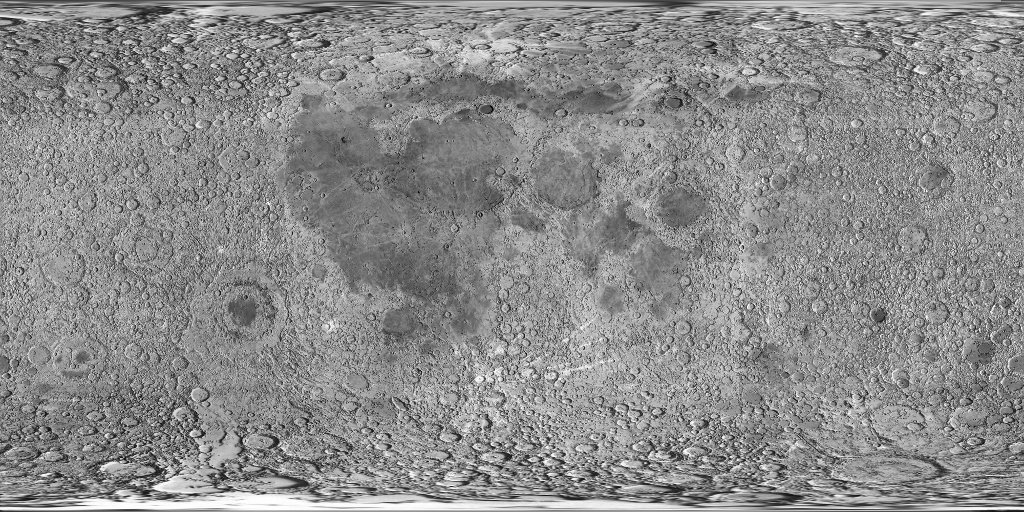
#> input picture moon_1024.jpg, 1024 x 512 px
$ python libration_field_v4.py
#> lines starting #> are read from the running program, lines starting #| are printed output that depends on the picture
import numpy as np
import matplotlib.pyplot as plt
from matplotlib.colors import hsv_to_rgb
from scipy.interpolate import LinearNDInterpolator
from scipy.ndimage import map_coordinates
from PIL import Image

deg = np.pi / 180.0

# ------------------------------------------------------------------
# 1. Simplified analytic optical-libration model (swap for a real
#    DE440/Horizons ephemeris for publication-grade precision — no
#    network access to Horizons/SPICE from this sandbox)
# ------------------------------------------------------------------
def mean_elements(t_days):
    Mp = (134.9634 + 13.0649929509 * t_days) * deg
    F  = (93.2721  + 13.2293504490 * t_days) * deg
    D  = (297.8502 + 12.1907491914 * t_days) * deg
    M  = (357.5291 + 0.9856003     * t_days) * deg
    return Mp, F, D, M

def sub_earth_point(t_days):
    Mp, F, D, M = mean_elements(t_days)
    l = (-6.29 * np.sin(Mp) + 1.27 * np.sin(2 * D - Mp)
         - 0.23 * np.sin(2 * D + Mp) - 0.17 * np.sin(2 * D))
    b = 6.85 * np.sin(F) - 0.17 * np.sin(F - 2 * D)
    return l * deg, b * deg

t = np.arange(0, 19 * 365.25, 0.5)
l_t, b_t = sub_earth_point(t)
ex, ey, ez = np.cos(b_t) * np.cos(l_t), np.cos(b_t) * np.sin(l_t), np.sin(b_t)
E = np.stack([ex, ey, ez], axis=0)
T = E.shape[1]

# ------------------------------------------------------------------
# 2. Surface grid
# ------------------------------------------------------------------
lat = np.arange(-90, 90.01, 1.0)
lon = np.arange(-180, 180.01, 1.0)
LON, LAT = np.meshgrid(lon, lat)
phi = LAT.ravel() * deg
lam = LON.ravel() * deg
P = np.stack([np.cos(phi) * np.cos(lam), np.cos(phi) * np.sin(lam), np.sin(phi)], axis=1)
N = P.shape[0]

count = np.zeros(N)
maxdot = np.full(N, -2.0)
sum_dotpos = np.zeros(N)
sum_l = np.zeros(N)
sum_b = np.zeros(N)

chunk = 1000
for i in range(0, T, chunk):
    Ec = E[:, i:i+chunk]
    lc, bc = l_t[i:i+chunk], b_t[i:i+chunk]
    dots = P @ Ec
    vis = dots > 0
    count += vis.sum(axis=1)
    maxdot = np.maximum(maxdot, dots.max(axis=1))
    sum_dotpos += np.where(vis, dots, 0).sum(axis=1)
    sum_l += (vis * lc).sum(axis=1)
    sum_b += (vis * bc).sum(axis=1)

Fvis = (count / T).reshape(LAT.shape)
Mmargin = maxdot.reshape(LAT.shape)
Vvis = Mmargin > 0
mean_dot = (sum_dotpos / T).reshape(LAT.shape)
count_grid = count.reshape(LAT.shape)
with np.errstate(invalid='ignore', divide='ignore'):
    mean_l = np.where(count_grid > 0, (sum_l / np.maximum(count, 1)).reshape(LAT.shape), 0)
    mean_b = np.where(count_grid > 0, (sum_b / np.maximum(count, 1)).reshape(LAT.shape), 0)

w = np.cos(LAT * deg)
frac_area = (Vvis * w).sum() / w.sum()
print(f"Area-weighted visible fraction ~ {frac_area*100:.1f}%")

# ------------------------------------------------------------------
# 3. Equal-area azimuthal projection
# ------------------------------------------------------------------
phi_r, lam_r = LAT * deg, LON * deg
cosc = np.clip(np.cos(phi_r) * np.cos(lam_r), -1, 1)
c = np.arccos(cosc)
theta = np.arctan2(np.sin(phi_r), np.cos(phi_r) * np.sin(lam_r))
c_max = c[Vvis].max()
r = np.sqrt(np.clip((1 - np.cos(c)) / (1 - np.cos(c_max)), 0, None))
X, Y = r * np.cos(theta), r * np.sin(theta)

# ------------------------------------------------------------------
# 4. REAL lunar albedo texture, sampled at the same lat/lon grid.
#
# Source: mrdoob/three.js examples/textures/planets/moon_1024.jpg —
# an equirectangular nearside-centered lunar mosaic derived from the
# Clementine spacecraft dataset (USGS Map-a-Planet, public domain).
# Downloaded once via raw.githubusercontent.com (see fetch_texture.sh
# alongside this script) and cached locally as moon_1024.jpg.
#
# Equirectangular convention: column 0..W-1 spans longitude -180..+180
# (prime meridian, lon=0, at the centre column, matching our sub-Earth
# convention); row 0..H-1 spans latitude +90..-90.
# ------------------------------------------------------------------
tex_img = np.asarray(Image.open('moon_1024.jpg').convert('L'), dtype=np.float64) / 255.0
Himg, Wimg = tex_img.shape
#> Himg = 512; Wimg = 1024

col = (LON + 180.0) / 360.0 * (Wimg - 1)
row = (90.0 - LAT) / 180.0 * (Himg - 1)
albedo = map_coordinates(tex_img, [row, col], order=1, mode='wrap')
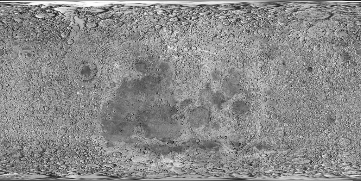
#> albedo: shape (181, 361) float64; min 0.0705, max 0.999, mean 0.546

# mild contrast stretch so mid-tone maria/highland contrast reads clearly
alo, ahi = np.percentile(albedo, [1, 99])
#> alo = 0.227; ahi = 0.889
albedo = np.clip((albedo - alo) / (ahi - alo), 0, 1)
albedo = 0.35 + 0.65 * albedo  # keep it a modulation, not full black
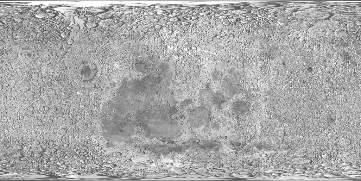
#> albedo: shape (181, 361) float64; min 0.35, max 1, mean 0.663

# ------------------------------------------------------------------
# 5. Colour: hue = direction of libration revealing the terrain,
#    saturation = how marginal it is, value = expected view quality
#    modulated by the real albedo texture
# ------------------------------------------------------------------
angle = np.arctan2(mean_b, mean_l)
hue = (angle / (2 * np.pi)) % 1.0
sat = np.clip((1 - Fvis), 0, 1) ** 0.7

val = np.log1p(15 * np.clip(mean_dot, 0, None)) / np.log(16)
val = np.clip(val, 0, 1) * albedo
val = np.clip(val, 0, 1)

hsv = np.stack([hue, sat, val], axis=-1)
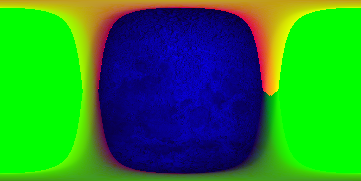
#> hsv: shape (181, 361, 3) float64; mean of channels 0, 1, 2 0.147, 0.525, 0.212; drawn as R, G, B
rgb = hsv_to_rgb(hsv)
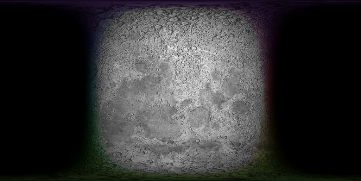
#> rgb: shape (181, 361, 3) float64; mean R, G, B 0.205, 0.205, 0.206
rgb[~Vvis] = 0

# ------------------------------------------------------------------
# 6. Smooth continuous raster via a single vector-valued triangulation
# ------------------------------------------------------------------
mask = Vvis
pts = np.column_stack([X[mask], Y[mask]])
vals = rgb[mask]
interp = LinearNDInterpolator(pts, vals, fill_value=0.0)

res = 1000
xi = np.linspace(-1.05, 1.05, res)
yi = np.linspace(-1.05, 1.05, res)
XI, YI = np.meshgrid(xi, yi)
img = interp(XI, YI)
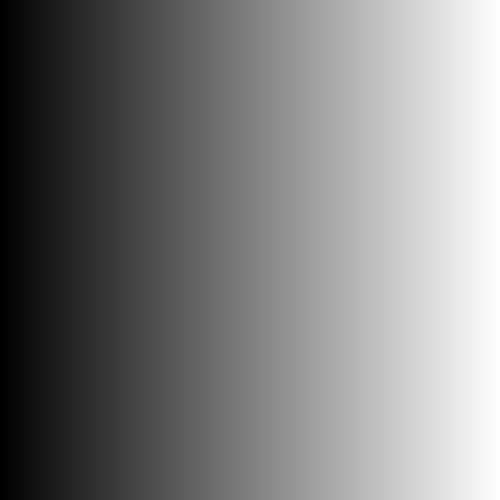
#> XI: shape (1000, 1000) float64 (shown at 1/2 size); min -1.05, max 1.05, mean 5.97e-18; drawn with min black and max white
img = np.nan_to_num(img, nan=0.0)

dist = np.sqrt(XI**2 + YI**2)
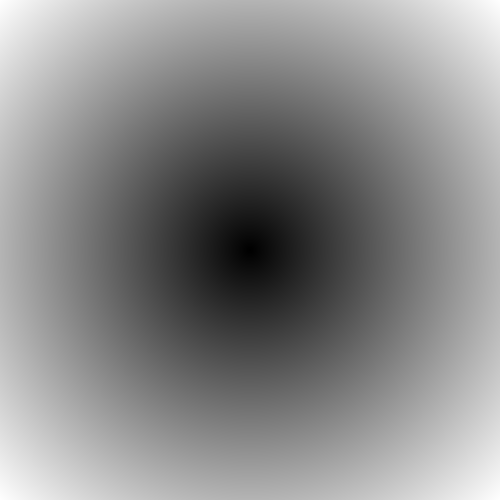
#> dist: shape (1000, 1000) float64 (shown at 1/2 size); min 0.00149, max 1.48, mean 0.804; drawn with min black and max white
img[dist > 1.0] = 0.0

# ------------------------------------------------------------------
# 7. Plot
# ------------------------------------------------------------------
fig, ax = plt.subplots(figsize=(10, 10), facecolor='black')
ax.set_facecolor('black')
ax.imshow(img, extent=[-1.05, 1.05, -1.05, 1.05], origin='lower', interpolation='bilinear')

circle = plt.Circle((0, 0), 1.0, fill=False, edgecolor='#555555', linewidth=0.8, alpha=0.7)
ax.add_patch(circle)

ax.set_xlim(-1.05, 1.05)
ax.set_ylim(-1.05, 1.05)
ax.set_aspect('equal')
ax.axis('off')
ax.set_title("The Fifty-Ninth Percent \u2014 Earth's Accumulated View of the Moon",
              color='#dddddd', fontsize=13, pad=14)
ax.text(0, -1.14,
        f'area-weighted visible fraction \u2248 {frac_area*100:.1f}%   \u00b7   '
        'albedo: Clementine mosaic (USGS/three.js, public domain)\n'
        'hue = direction of libration revealing the terrain (E\u2192red, N\u2192green, W\u2192blue, S\u2192violet)   \u00b7   '
        'saturation = marginality   \u00b7   brightness = expected view quality \u00d7 albedo',
        color='#888888', fontsize=8, ha='center')

plt.tight_layout()
plt.savefig('/mnt/user-data/outputs/fifty_ninth_percent_v4.png', dpi=200,
            facecolor='black', bbox_inches='tight')
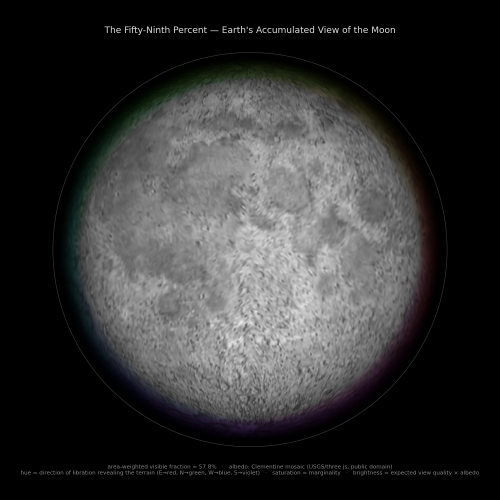
#> figure drawn by matplotlib, 1 panel
print("saved")
